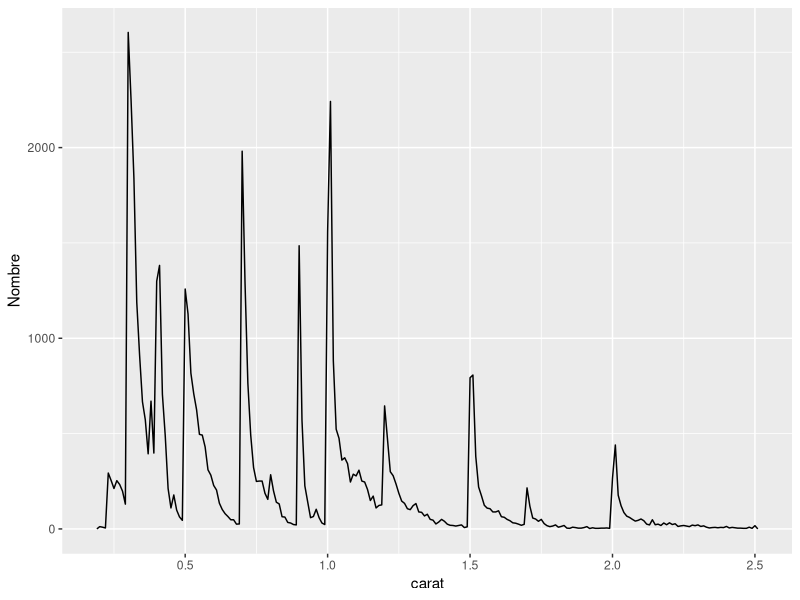

The R script that drew this image:
## ---- chunk 1
library(ggplot2)
library(dplyr)
smaller <- diamonds |> 
  filter(carat <= 2.5)
## ---- chunk 2
smaller |> 
  ggplot(aes(carat)) + 
  geom_freqpoly(binwidth = 0.01) +
  ylab("Nombre")
  
